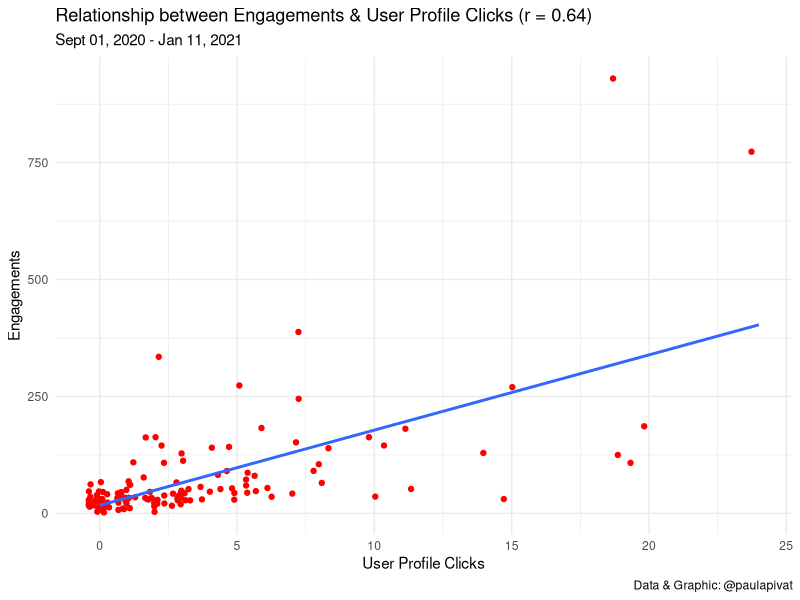
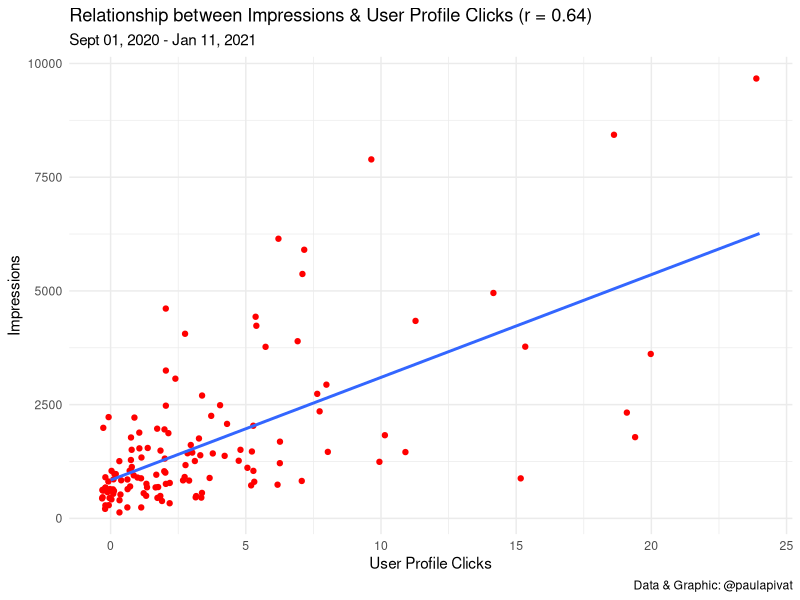
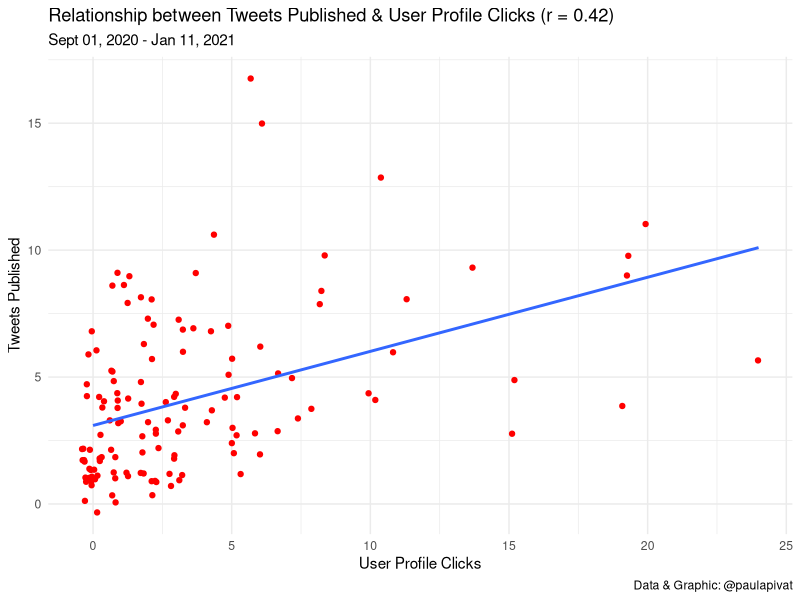
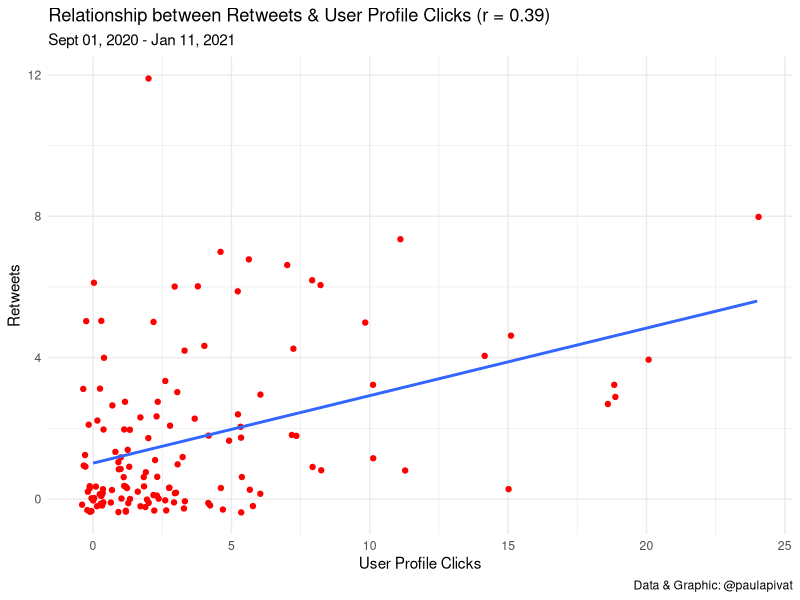
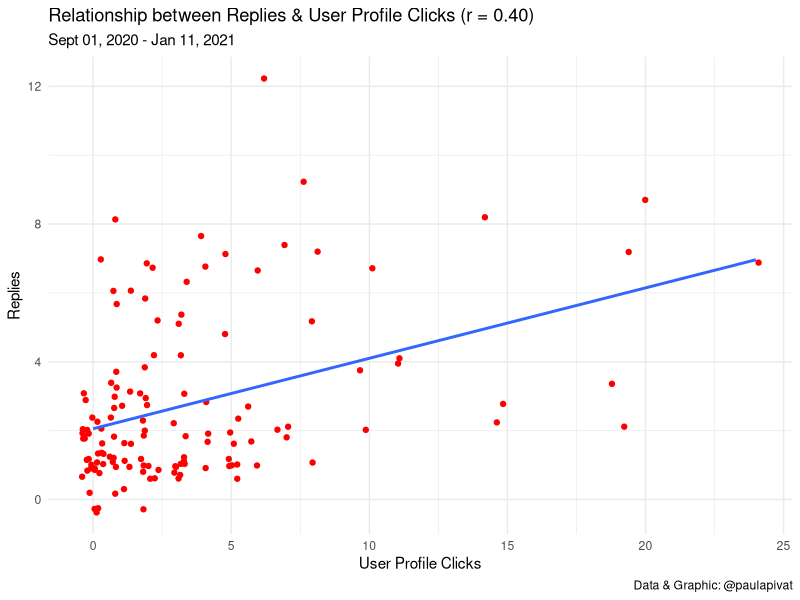
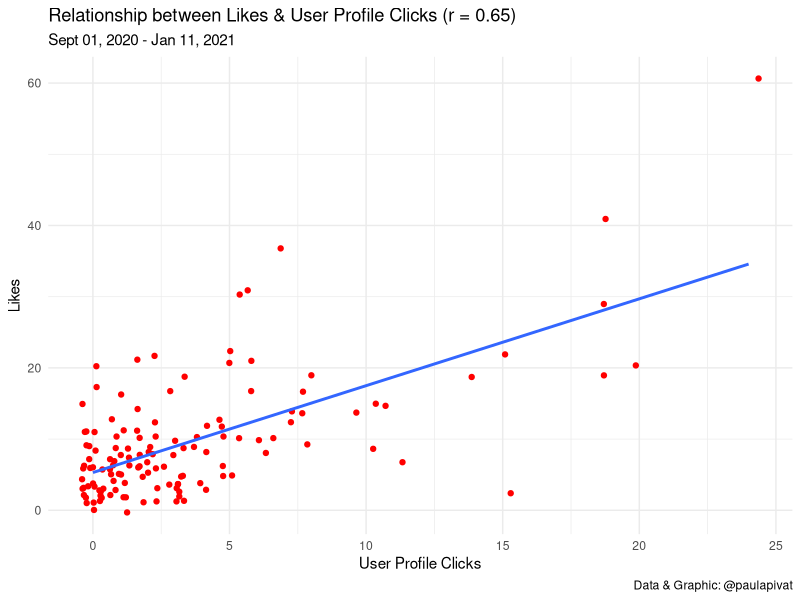
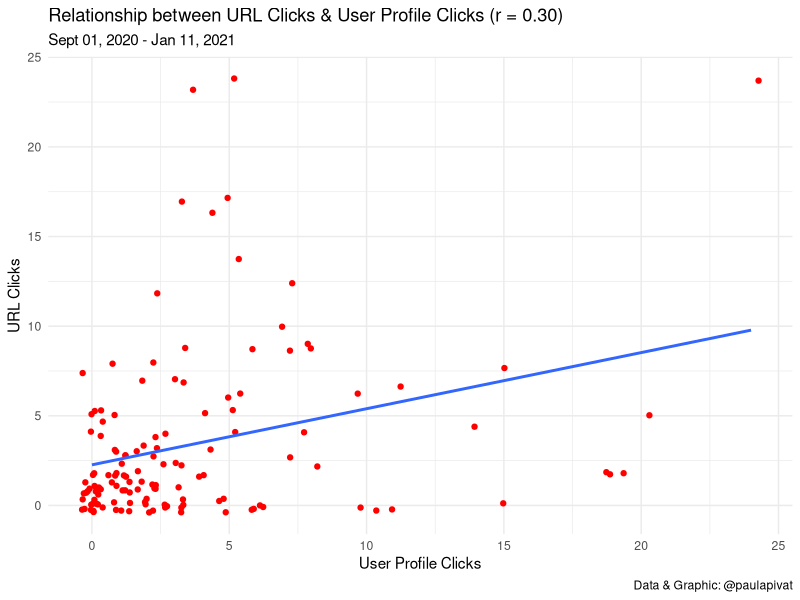
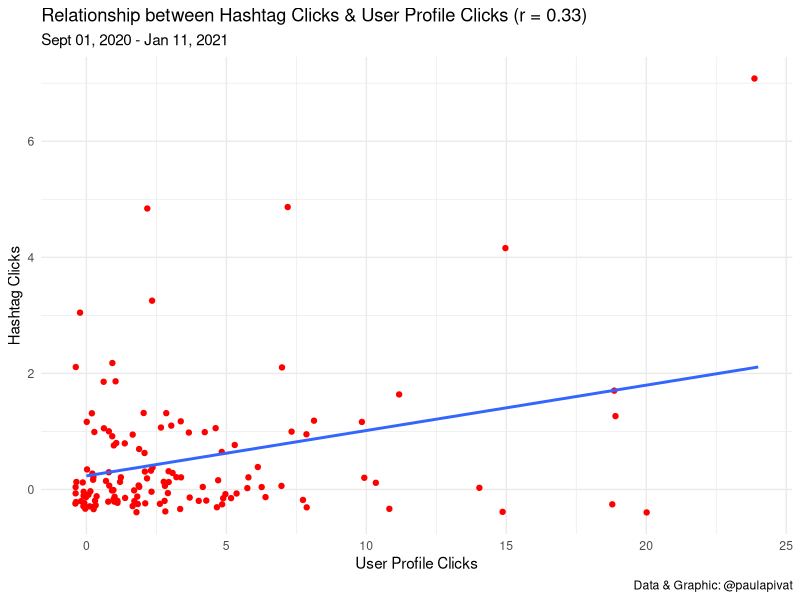

R code for these plots, in order:
library(tidyverse)
library(lubridate)

# load data from September to mid-January
df1 <- read_csv("./daily_tweet_activity/daily_tweet_activity_metrics_paulapivat_20200901_20201001_en.csv")
df2 <- read_csv("./daily_tweet_activity/daily_tweet_activity_metrics_paulapivat_20201001_20201101_en.csv")
df3 <- read_csv("./daily_tweet_activity/daily_tweet_activity_metrics_paulapivat_20201101_20201201_en.csv")
df4 <- read_csv("./daily_tweet_activity/daily_tweet_activity_metrics_paulapivat_20201201_20210101_en.csv")
df5 <- read_csv("./daily_tweet_activity/daily_tweet_activity_metrics_paulapivat_20210101_20210112_en.csv")

# combining ALL five dataframes into ONE by rows

df <- rbind(df1, df2, df3, df4, df5)

# USER PROFILE CLICKS ----

# Engagement (r = 0.64) ----
df %>%
    ggplot(aes(x = `user profile clicks`, y = engagements)) +
    geom_point(color = 'red', position = 'jitter') +
    geom_smooth(method = 'lm', se = FALSE) +
    theme_minimal() +
    labs(
        title = "Relationship between Engagements & User Profile Clicks (r = 0.64)",
        subtitle = "Sept 01, 2020 - Jan 11, 2021",
        y = "Engagements",
        x = "User Profile Clicks",
        caption = "Data & Graphic: @paulapivat"
    )

cor.test(x = df$`user profile clicks`, y = df$engagements)

# Impressions (r = 0.64) ----
df %>%
    ggplot(aes(x = `user profile clicks`, y = impressions)) +
    geom_point(color = 'red', position = 'jitter') +
    geom_smooth(method = 'lm', se = FALSE) +
    theme_minimal() +
    labs(
        title = "Relationship between Impressions & User Profile Clicks (r = 0.64)",
        subtitle = "Sept 01, 2020 - Jan 11, 2021",
        y = "Impressions",
        x = "User Profile Clicks",
        caption = "Data & Graphic: @paulapivat"
    )

cor.test(x = df$`user profile clicks`, y = df$impressions)

# Tweets Published (r = 0.42) ----
df %>%
    ggplot(aes(x = `user profile clicks`, y = `Tweets published`)) +
    geom_point(color = 'red', position = 'jitter') +
    geom_smooth(method = 'lm', se = FALSE) +
    theme_minimal() +
    labs(
        title = "Relationship between Tweets Published & User Profile Clicks (r = 0.42)",
        subtitle = "Sept 01, 2020 - Jan 11, 2021",
        y = "Tweets Published",
        x = "User Profile Clicks",
        caption = "Data & Graphic: @paulapivat"
    )

cor.test(x = df$`user profile clicks`, y = df$`Tweets published`)


# Retweets (r = 0.39) ----
df %>%
    ggplot(aes(x = `user profile clicks`, y = retweets)) +
    geom_point(color = 'red', position = 'jitter') +
    geom_smooth(method = 'lm', se = FALSE) +
    theme_minimal() +
    labs(
        title = "Relationship between Retweets & User Profile Clicks (r = 0.39)",
        subtitle = "Sept 01, 2020 - Jan 11, 2021",
        y = "Retweets",
        x = "User Profile Clicks",
        caption = "Data & Graphic: @paulapivat"
    )

cor.test(x = df$`user profile clicks`, y = df$retweets)

# Replies (r = 0.40) ----
df %>%
    ggplot(aes(x = `user profile clicks`, y = replies)) +
    geom_point(color = 'red', position = 'jitter') +
    geom_smooth(method = 'lm', se = FALSE) +
    theme_minimal() +
    labs(
        title = "Relationship between Replies & User Profile Clicks (r = 0.40)",
        subtitle = "Sept 01, 2020 - Jan 11, 2021",
        y = "Replies",
        x = "User Profile Clicks",
        caption = "Data & Graphic: @paulapivat"
    )

cor.test(x = df$`user profile clicks`, y = df$replies)

# Likes (r = 0.65) ----
df %>%
    ggplot(aes(x = `user profile clicks`, y = likes)) +
    geom_point(color = 'red', position = 'jitter') +
    geom_smooth(method = 'lm', se = FALSE) +
    theme_minimal() +
    labs(
        title = "Relationship between Likes & User Profile Clicks (r = 0.65)",
        subtitle = "Sept 01, 2020 - Jan 11, 2021",
        y = "Likes",
        x = "User Profile Clicks",
        caption = "Data & Graphic: @paulapivat"
    )

cor.test(x = df$`user profile clicks`, y = df$likes)

# URL Clicks (r = 0.30) ----
df %>%
    ggplot(aes(x = `user profile clicks`, y = `url clicks`)) +
    geom_point(color = 'red', position = 'jitter') +
    geom_smooth(method = 'lm', se = FALSE) +
    theme_minimal() +
    labs(
        title = "Relationship between URL Clicks & User Profile Clicks (r = 0.30)",
        subtitle = "Sept 01, 2020 - Jan 11, 2021",
        y = "URL Clicks",
        x = "User Profile Clicks",
        caption = "Data & Graphic: @paulapivat"
    )

cor.test(x = df$`user profile clicks`, y = df$`url clicks`)

# And Hashtag Clicks (r = 0.33) ----
df %>%
    ggplot(aes(x = `user profile clicks`, y = `hashtag clicks`)) +
    geom_point(color = 'red', position = 'jitter') +
    geom_smooth(method = 'lm', se = FALSE) +
    theme_minimal() +
    labs(
        title = "Relationship between Hashtag Clicks & User Profile Clicks (r = 0.33)",
        subtitle = "Sept 01, 2020 - Jan 11, 2021",
        y = "Hashtag Clicks",
        x = "User Profile Clicks",
        caption = "Data & Graphic: @paulapivat"
    )

cor.test(x = df$`user profile clicks`, y = df$`hashtag clicks`)

# Detail Expands (r = 0.64) ----
df %>%
    ggplot(aes(x = `user profile clicks`, y = `detail expands`)) +
    geom_point(color = 'red', position = 'jitter') +
    geom_smooth(method = 'lm', se = FALSE) +
    theme_minimal() +
    labs(
        title = "Relationship between Detail Expands & User Profile Clicks (r = 0.64)",
        subtitle = "Sept 01, 2020 - Jan 11, 2021",
        y = "Detail Expands",
        x = "User Profile Clicks",
        caption = "Data & Graphic: @paulapivat"
    )

cor.test(x = df$`user profile clicks`, y = df$`detail expands`)

# Media Views (r = 0.53) ----
df %>%
    ggplot(aes(x = `user profile clicks`, y = `media views`)) +
    geom_point(color = 'red', position = 'jitter') +
    geom_smooth(method = 'lm', se = FALSE) +
    theme_minimal() +
    labs(
        title = "Relationship between Media Views & User Profile Clicks (r = 0.53)",
        subtitle = "Sept 01, 2020 - Jan 11, 2021",
        y = "Media Views",
        x = "User Profile Clicks",
        caption = "Data & Graphic: @paulapivat"
    )

cor.test(x = df$`user profile clicks`, y = df$`media views`)

# Media Engagements (r = 0.54) ----
df %>%
    ggplot(aes(x = `user profile clicks`, y = `media engagements`)) +
    geom_point(color = 'red', position = 'jitter') +
    geom_smooth(method = 'lm', se = FALSE) +
    theme_minimal() +
    labs(
        title = "Relationship between Media Engagements & User Profile Clicks (r = 0.54)",
        subtitle = "Sept 01, 2020 - Jan 11, 2021",
        y = "Media Engagements",
        x = "User Profile Clicks",
        caption = "Data & Graphic: @paulapivat"
    )

cor.test(x = df$`user profile clicks`, y = df$`media engagements`)


